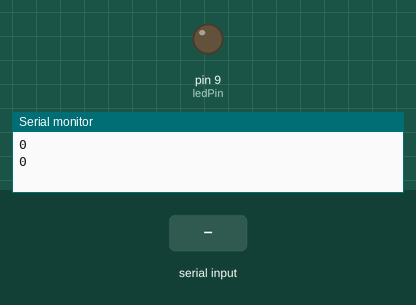
This sketch was run on a simulated Arduino Uno, built with avr-gcc and run on an emulated ATmega328P. Parts: output pins drawn as LEDs (lit = HIGH), the last lines printed to the serial monitor. The test bench sets the inputs (shaded band).

Above: at 1.2 s.
1.3 s: "1" received over Serial
At 2.7 s:
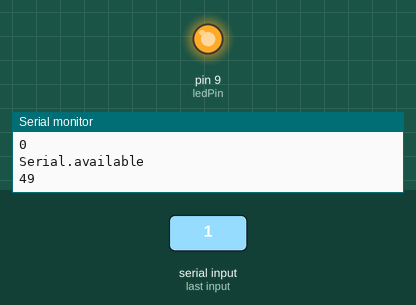
3.5 s: "0" received over Serial
At 4.3 s:
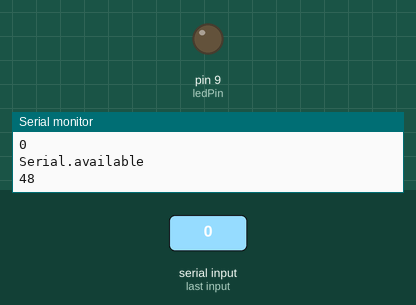
Timing chart, 0 to 6.5 s (numbered marks = the images above; inputs shaded):
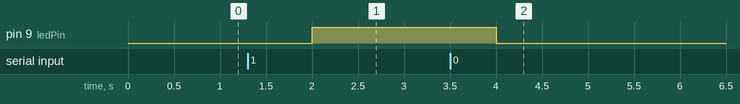

Measured:
- after the input at 1.3 s, pin 9 (ledPin): LOW → HIGH after 0.70 s
- after the input at 3.5 s, pin 9 (ledPin): HIGH → LOW after 0.50 s

The sketch:

hc-05-master.ino
```cpp
#define ledPin 9

int state = 0;
int potValue = 0;

void setup() {
  pinMode(ledPin, OUTPUT);
  digitalWrite(ledPin, LOW);
  Serial.begin(38400);
}

void loop() {
  if (Serial.available() > 0){
    Serial.println("Serial.available");
    state = Serial.read();
  }
  Serial.println(state);

  if (state == '1') {
    digitalWrite(ledPin, HIGH);
    state = 0;
  } else if (state == '0') {
    digitalWrite(ledPin, LOW);
    state = 0;
  }

//  potValue = analogRead(A0);
//  int potValueMapper = map(potValue, 0, 1023, 0, 255);
//  Serial.println(potValueMapper);
//  Serial.write(potValueMapper);
  delay(1000);
}
```
